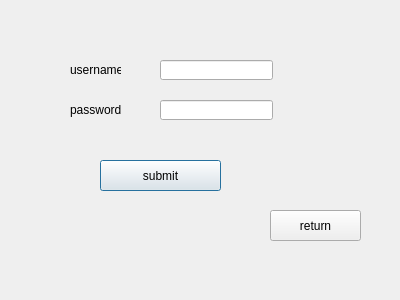
<?xml version="1.0" encoding="UTF-8"?>
<ui version="4.0">
 <class>Loginpage</class>
 <widget class="QDialog" name="Loginpage">
  <property name="geometry">
   <rect>
    <x>0</x>
    <y>0</y>
    <width>400</width>
    <height>300</height>
   </rect>
  </property>
  <property name="windowTitle">
   <string>Dialog</string>
  </property>
  <widget class="QLineEdit" name="lineEdit2">
   <property name="geometry">
    <rect>
     <x>160</x>
     <y>100</y>
     <width>113</width>
     <height>20</height>
    </rect>
   </property>
  </widget>
  <widget class="QLineEdit" name="lineEdit1">
   <property name="geometry">
    <rect>
     <x>160</x>
     <y>60</y>
     <width>113</width>
     <height>20</height>
    </rect>
   </property>
  </widget>
  <widget class="QPushButton" name="submitbutton">
   <property name="geometry">
    <rect>
     <x>100</x>
     <y>160</y>
     <width>121</width>
     <height>31</height>
    </rect>
   </property>
   <property name="text">
    <string>submit</string>
   </property>
  </widget>
  <widget class="QLabel" name="label">
   <property name="geometry">
    <rect>
     <x>70</x>
     <y>60</y>
     <width>51</width>
     <height>20</height>
    </rect>
   </property>
   <property name="text">
    <string>username:</string>
   </property>
  </widget>
  <widget class="QLabel" name="label_2">
   <property name="geometry">
    <rect>
     <x>70</x>
     <y>100</y>
     <width>51</width>
     <height>20</height>
    </rect>
   </property>
   <property name="text">
    <string>password:</string>
   </property>
  </widget>
  <widget class="QPushButton" name="returnbutton">
   <property name="geometry">
    <rect>
     <x>270</x>
     <y>210</y>
     <width>91</width>
     <height>31</height>
    </rect>
   </property>
   <property name="text">
    <string>return</string>
   </property>
  </widget>
 </widget>
 <resources/>
 <connections/>
</ui>
